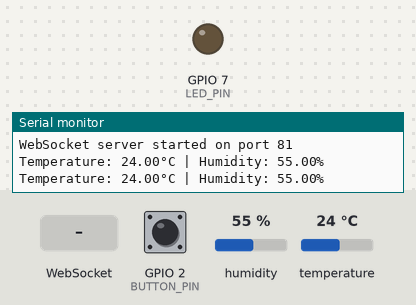
The sketch below on a simulated ESP32-S3. On the bench: output pins drawn as LEDs (lit = HIGH), the last lines printed to the serial monitor. Inputs (shaded band) come from the test bench; at power-on: GPIO 2 (BUTTON_PIN) LOW, humidity 55 %, temperature 24 °C. WiFi joins after 1.5 s; servers stay silent unless stated; uploads are accepted with an empty reply; the local clock reads 2024-03-15 10:24:30 at power-on unless the sketch sets it.

Above: at 3.3 s.
3.4 s: WebSocket text "led_on" received
At 4.7 s:
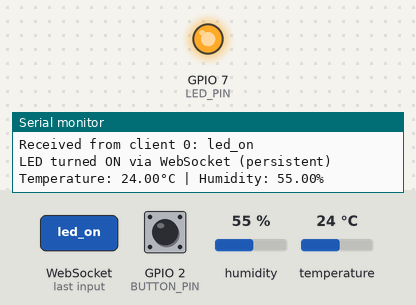
5.6 s: GPIO 2 (BUTTON_PIN) pulled HIGH for 3.2 s
At 14.2 s:
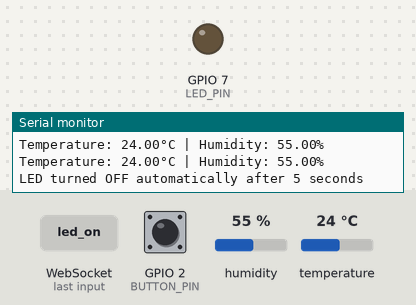
Timing chart, 0 to 15.7 s (numbered marks = the images above; inputs shaded):
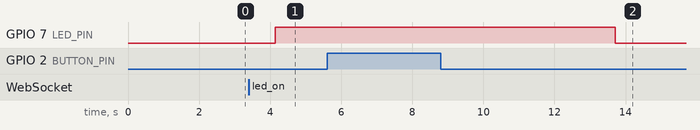

Measured:
- after the input at 3.4 s, GPIO 7 (LED_PIN): LOW → HIGH after 0.75 s
- after the input at 5.6 s, GPIO 7 (LED_PIN): HIGH → LOW after 8.1 s

The sketch:

script.ino
```cpp
#include <WiFi.h>
#include <WebSocketsServer.h>
#include <HTTPClient.h>
#include <DHT.h>
#include <time.h>

const char* ssid = "Boga";
const char* password = "bogdan2003";

#define DHTPIN 4
#define DHTTYPE DHT22
#define BUTTON_PIN 2
#define LED_PIN 7

DHT dht(DHTPIN, DHTTYPE);
WebSocketsServer webSocket = WebSocketsServer(81);

int floodCount = 0;
bool ledState = false;          // Overall LED state
bool buttonTriggered = false;   // Flag for button-triggered state
unsigned long ledOnTime = 0;    // Time when LED was turned on

int lastButtonState = LOW;
unsigned long lastDebounceTime = 0;
const unsigned long debounceDelay = 50;
const unsigned long ledOnDuration = 5000; // 5 seconds

const char* ntfyTopic = "myesp32flood";
const char* ntpServer = "pool.ntp.org";
const long  gmtOffset_sec = 10800; // EEST is UTC+3
const int   daylightOffset_sec = 0;

void webSocketEvent(uint8_t num, WStype_t type, uint8_t * payload, size_t length) {
  switch (type) {
    case WStype_DISCONNECTED:
      Serial.printf("Client %u disconnected\n", num);
      break;
    case WStype_CONNECTED:
      Serial.printf("Client %u connected\n", num);
      break;
    case WStype_TEXT:
      Serial.printf("Received from client %u: %s\n", num, payload);
      if (length > 0) {
        char message[64];
        strncpy(message, (char *)payload, length);
        message[length] = '\0';
        if (strcmp(message, "led_on") == 0) {
          ledState = true;
          buttonTriggered = false; // WebSocket control, no timeout
          digitalWrite(LED_PIN, HIGH);
          Serial.println("LED turned ON via WebSocket (persistent)");
        } else if (strcmp(message, "led_off") == 0) {
          ledState = false;
          buttonTriggered = false;
          digitalWrite(LED_PIN, LOW);
          Serial.println("LED turned OFF via WebSocket");
        }
      }
      break;
  }
}

void sendNotification() {
  if (WiFi.status() == WL_CONNECTED) {
    struct tm timeinfo;
    if (!getLocalTime(&timeinfo)) {
      Serial.println("Failed to obtain time");
      return;
    }
    char timeStr[32];
    strftime(timeStr, sizeof(timeStr), "%Y-%m-%d at %H:%M:%S", &timeinfo);

    HTTPClient http;
    String url = "https://ntfy.sh/" + String(ntfyTopic);
    http.begin(url);
    http.addHeader("Content-Type", "text/plain");
    String message = "⚠️ ALERTĂ INUNDAȚIE detected on " + String(timeStr);
    int httpCode = http.POST(message);
    if (httpCode > 0) {
      Serial.println("Notification sent via ntfy");
    } else {
      Serial.println("Notification send failed, HTTP code: " + String(httpCode));
      delay(1000);
      httpCode = http.POST(message);
      if (httpCode > 0) Serial.println("Retry succeeded");
      else Serial.println("Retry failed");
    }
    http.end();
  }
}

void setup() {
  Serial.begin(9600);
  pinMode(BUTTON_PIN, INPUT);
  pinMode(LED_PIN, OUTPUT);
  digitalWrite(LED_PIN, LOW);
  dht.begin();
  WiFi.begin(ssid, password);
  unsigned long startAttemptTime = millis();
  while (WiFi.status() != WL_CONNECTED && millis() - startAttemptTime < 30000) {
    delay(1000);
    Serial.print("Connecting to WiFi... Status: ");
    Serial.println(WiFi.status());
  }
  if (WiFi.status() == WL_CONNECTED) {
    Serial.println("Connected to WiFi");
    Serial.println(WiFi.localIP());
    configTime(gmtOffset_sec, daylightOffset_sec, ntpServer);
    struct tm timeinfo;
    if (getLocalTime(&timeinfo)) {
      Serial.println("Time synchronized with NTP server");
      char timeStr[32];
      strftime(timeStr, sizeof(timeStr), "%Y-%m-%d %H:%M:%S", &timeinfo);
      Serial.println(timeStr);
    } else {
      Serial.println("Failed to synchronize time");
    }
  } else {
    Serial.println("Failed to connect to WiFi");
  }
  webSocket.begin();
  webSocket.onEvent(webSocketEvent);
  Serial.println("WebSocket server started on port 81");
}

void loop() {
  webSocket.loop();
  if (WiFi.status() == WL_CONNECTED) {
    float temp = dht.readTemperature();
    float hum = dht.readHumidity();
    if (!isnan(temp) && !isnan(hum)) {
      Serial.print("Temperature: ");
      Serial.print(temp);
      Serial.print("°C | Humidity: ");
      Serial.print(hum);
      Serial.println("%");
    } else {
      Serial.println("Failed to read from DHT sensor!");
    }

    int buttonState = digitalRead(BUTTON_PIN);
    if (buttonState != lastButtonState) {
      lastDebounceTime = millis();
    }
    if (millis() - lastDebounceTime > debounceDelay && buttonState == HIGH) {
      Serial.println("Button pressed detected");
      if (floodCount < 10) {
        floodCount++;
        ledState = true;
        buttonTriggered = true; // Mark as button-triggered
        ledOnTime = millis();
        digitalWrite(LED_PIN, HIGH);
        Serial.print("ALERTA_INUNDAȚIE - Count: ");
        Serial.println(floodCount);
        sendNotification();
      }
    }
    // Turn off LED after 5 seconds only if triggered by button
    if (buttonTriggered && ledState && millis() - ledOnTime >= ledOnDuration) {
      ledState = false;
      buttonTriggered = false;
      digitalWrite(LED_PIN, LOW);
      Serial.println("LED turned OFF automatically after 5 seconds");
    }

    lastButtonState = buttonState;

    char buffer[128];
    snprintf(buffer, sizeof(buffer), "{\"temperature\":%.1f,\"humidity\":%.1f,\"ledState\":\"%s\",\"floodCount\":%d}",
             temp, hum, ledState ? "ON" : "OFF", floodCount);
    webSocket.broadcastTXT(buffer);
  } else {
    Serial.println("WiFi not connected");
  }

  delay(1000);
}
```
